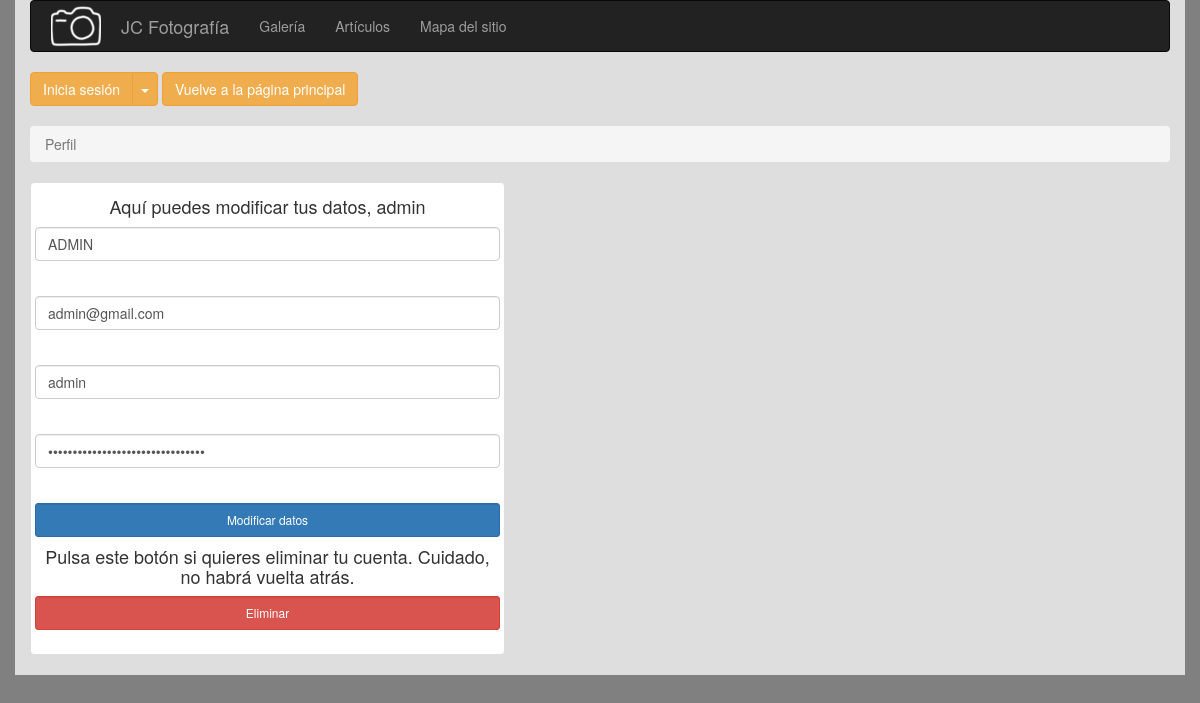
Screenshot of /modificarUser.php?userpatata=admin with the database file from the repository.
### tables this page shows
CREATE TABLE `usuarios` (
  `nombre` varchar(100) NOT NULL,
  `correo` varchar(100) NOT NULL,
  `usuario` varchar(50) NOT NULL,
  `contra` varchar(200) NOT NULL
);

### modificarUser.php (the view, shortened to what this page needs)
<!DOCTYPE html>
<html lang="en">
  <head>
    <link rel="stylesheet" href="bootstrap/bootstrap.css">
    <link rel="stylesheet" href="css/plantilla.css">
  </head>
  <body>
    <div id="contenedor" >
      <div class="container">
      <?php  include_once("php/include/nav.php"); ?>
      <button type="button" href ="principal.php" class="btn btn-warning"><a id="paginaPrincipal" href="principal.php">Vuelve a la página principal</a></button><br><br>
      <nav aria-label="breadcrumb">
        <ol class="breadcrumb">
          <li class="breadcrumb-item active" aria-current="page">Perfil</li>
        </ol>
      </nav>
      <div class="col-sm-12 col-md-5 col-xl-4">
        <div class="row justify-content-center align-items-center text-center">
            <div class="thumbnail">
              <div class="col-4">
                  <div class="card">
                      <div class="card-body">
                          <form action="" autocomplete="off">
                            <h4>Aquí puedes modificar tus datos, <?php echo $_GET['userpatata']; ?></h4>
                            <?php
                            include_once("php/include/db.php");
                            $usuario = $_GET['userpatata'];
                            $query = "SELECT * FROM usuarios WHERE usuario = '$usuario'";
                            $resultado = $conn->query($query);
                            if ($resultado->num_rows  > 0) {
                              while ($row = $resultado->fetch_assoc()) { ?>
                                <div class="form-group">
                                    <input type="text" name="nombre" id="nombre" class="form-control" placeholder="Nombre y apellidos"  value="<?php echo $row['nombre']; ?>" required> <img src="" id="infnom">
                                </div>
                                <div class="form-group">
                                    <input type="text" name="correo" id="correo" class="form-control" value="<?php echo $row['correo']; ?>" placeholder="Correo Electronico" required> <img src="" id="infcor">
                                </div>
                                <div class="form-group">
                                    <input type="text" id="usuario" name="usuario" class="form-control" placeholder="Usuario" value="<?php echo $row['usuario']; ?>" required> <img src="" id="infusr">
                                </div>
                                <div class="form-group">
                                    <input type="password" id="passwor" class="form-control" name="pass" value="<?php echo $row['contra']; ?>" placeholder="Contraseña" required> <img src="" id="infpas">
                                </div>
                                <input type="button" id="botonModificar" value="Modificar datos" class="form-control btn btn-primary btn-sm my-1 my-sm-0">
                                <h4>Pulsa este botón si quieres eliminar tu cuenta. Cuidado, no habrá vuelta atrás.</h4>
                                <button id="eliminarUser" class="form-control btn btn-danger btn-sm my-1 my-sm-0" onclick="deleteUser('<?php echo $row['usuario']; ?>')">Eliminar</button>
                                <br>
                                <br>
                              </form>
                    <?php    }
                            }
                            ?>
                      </div>
                  </div>
              </div>
            </div>
        </div>
      </div>
    </div>
    </div>
  </body>
</html>

### plantilla.css (style rules this page uses)
* { margin: 0px; }
body { background-color: #808080; }
#paginaPrincipal { color: white; }
.container { background-color: #DFDEDE; }

### rows the page displays
usuarios: nombre "ADMIN", correo "admin@gmail.com", usuario "admin"

### other values shown
$_GET['userpatata'] "admin"
